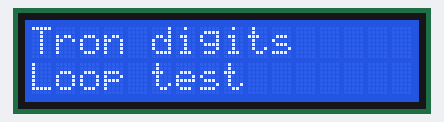
This program was run on a simulated Raspberry Pi Pico running MicroPython. Shown: 16×2 character LCD.

Above: at 0.3 s.
At 2.5 s:
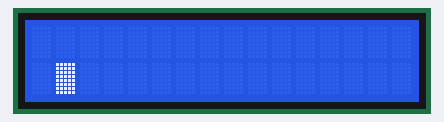
At 5.7 s:
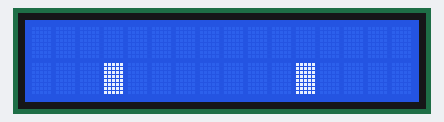
At 9.1 s:
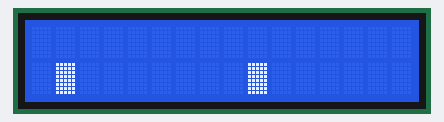

Measured:
- by itself, everything shown: repeats every 9.8 s, in 13 steps
- what the display in image 0 shows lasts 2.0 s, from 0.2 s to 2.2 s
- what the display in image 1 shows lasts 3.0 s, from 2.5 s to 5.5 s

The program:

tron_example.py
```python
# This is a test file for ToMiDevelop's tron_digits module.
#
# The wiring of the lcd is decribed in the code itself.
#
# This example file was tested on a ESP-32 C3 Super Mini board
# Just like this one: https://pl.aliexpress.com/item/1005005967641936.html?spm=a2g0o.order_detail.order_detail_item.3.282e43ceH2adQV&gatewayAdapt=glo2pol
#
# Here also this module driver is used to operate the lcd: https://github.com/open-sorcerer64/i2c-lcd-pico
#
# More information can be found in ToMiDevelop's repo:
#
# Have fun and enjoy!

# Base modules import

from machine import Pin, SoftI2C
import utime

# External modules import

from pico_i2c_lcd import I2cLcd
from tron_digits import Tron

# Giving understandable names to functional pins and pin numbers

i2c_display_sda = 5
i2c_display_scl = 6

# Inicjalizacja wyświetlacza

# Zdefiniowanie adresu i2c wyświetlacza i jego rozmiarów

i2c_addr = 0x27
i2c_rows = 2
i2c_cols = 16

# Initialisation of i2c connection and the lcd display instance

i2c = SoftI2C(sda=Pin(5), scl=Pin(6), freq=400000)
lcd = I2cLcd(i2c, i2c_addr, i2c_rows, i2c_cols)

# Initialising Tron class instance

bigNumbers = Tron(lcd)

# The line bellow should be uncommented when using the tron_gigits module for the first time
#bigNumbers.seed_eeprom()
# Comment it again after the first usage

# Initial lcd message

lcd.clear()
lcd.move_to(0,0)
lcd.putstr('Tron digits')
utime.sleep_ms(150)
lcd.move_to(0,1)
lcd.putstr('Loop test')
utime.sleep_ms(2000)

# main app loop

while True:
    # Big digits 0, 1, 2 at places 0, 2, 4
    lcd.clear()
    bigNumbers.tron_0(0)
    utime.sleep_ms(100)
    bigNumbers.tron_1(2)
    utime.sleep_ms(100)
    bigNumbers.tron_2(4)
    utime.sleep(3)
    # Big digits 3, 4, 5 at places 1, 3, 5
    lcd.clear()
    bigNumbers.tron_3(1)
    utime.sleep_ms(100)
    bigNumbers.tron_4(3)
    utime.sleep_ms(100)
    bigNumbers.tron_5(5)
    utime.sleep(3)
    # Big digits 6, 7, 8, 9 at places 0, 2, 4, 6
    lcd.clear()
    bigNumbers.tron_6(0)
    utime.sleep_ms(100)
    bigNumbers.tron_7(2)
    utime.sleep_ms(100)
    bigNumbers.tron_8(4)
    utime.sleep_ms(100)
    bigNumbers.tron_9(6)
    utime.sleep(3)
```

tron_digits.py
```python
# (licence header left out)
from tron_chars import font_tron

class Tron:
    def __init__(self, _lcd):
        self.lcd = _lcd
        self.empty = font_tron.empty
        self.full = font_tron.full
    #
    def seed_eeprom(self):
        custom_chars = [
            font_tron.c0,
            font_tron.c1,
            font_tron.c2,
            font_tron.c3,
            font_tron.c4,
            font_tron.c5,
            font_tron.c6,
            font_tron.c7
        ]
        for i, char in enumerate(custom_chars):
            self.lcd.custom_char(i, char)
    #
    def tron_0 (self, _position):
        x = 0
        if _position == 0:
            x = 0
        if _position == 1:
            x = 2
        if _position == 2:
            x = 4
        if _position == 3:
            x = 6
        if _position == 4:
            x = 8
        if _position == 5:
            x = 10
        if _position == 6:
            x = 12
        if _position == 7:
            x = 14
        self.lcd.move_to(x,0)
        self.lcd.putchar(chr(4))
        self.lcd.move_to(x+1,0)
        self.lcd.putchar(chr(2))
        self.lcd.move_to(x,1)
        self.lcd.putchar(chr(7))
        self.lcd.move_to(x+1,1)
        self.lcd.putchar(self.full)
    #
    def tron_1 (self, _position):
        x = 0
        if _position == 0:
            x = 0
        if _position == 1:
            x = 2
        if _position == 2:
            x = 4
        if _position == 3:
            x = 6
        if _position == 4:
            x = 8
        if _position == 5:
            x = 10
        if _position == 6:
            x = 12
        if _position == 7:
            x = 14
        self.lcd.move_to(x,0)
        self.lcd.putchar(self.empty)
        self.lcd.move_to(x+1,0)
        self.lcd.putchar(chr(5))
        self.lcd.move_to(x,1)
        self.lcd.putchar(self.empty)
        self.lcd.move_to(x+1,1)
        self.lcd.putchar(chr(5))
    #
    def tron_2 (self, _position):
        x = 0
        if _position == 0:
            x = 0
        if _position == 1:
            x = 2
        if _position == 2:
            x = 4
        if _position == 3:
            x = 6
        if _position == 4:
            x = 8
        if _position == 5:
            x = 10
        if _position == 6:
            x = 12
        if _position == 7:
            x = 14
        self.lcd.move_to(x,0)
        self.lcd.putchar(chr(0))
        self.lcd.move_to(x+1,0)
        self.lcd.putchar(chr(2))
        self.lcd.move_to(x,1)
        self.lcd.putchar(chr(3))
        self.lcd.move_to(x+1,1)
        self.lcd.putchar(chr(6))
    #
    def tron_3 (self, _position):
        x = 0
        if _position == 0:
            x = 0
        if _position == 1:
            x = 2
        if _position == 2:
            x = 4
        if _position == 3:
            x = 6
        if _position == 4:
            x = 8
        if _position == 5:
            x = 10
        if _position == 6:
            x = 12
        if _position == 7:
            x = 14
        self.lcd.move_to(x,0)
        self.lcd.putchar(chr(0))
        self.lcd.move_to(x+1,0)
        self.lcd.putchar(chr(2))
        self.lcd.move_to(x,1)
        self.lcd.putchar(chr(1))
        self.lcd.move_to(x+1,1)
        self.lcd.putchar(self.full)
    #
    def tron_4 (self, _position):
        x = 0
        if _position == 0:
            x = 0
        if _position == 1:
            x = 2
        if _position == 2:
            x = 4
        if _position == 3:
            x = 6
        if _position == 4:
            x = 8
        if _position == 5:
            x = 10
        if _position == 6:
            x = 12
        if _position == 7:
            x = 14
        self.lcd.move_to(x,0)
        self.lcd.putchar(chr(7))
        self.lcd.move_to(x+1,0)
        self.lcd.putchar(chr(1))
        self.lcd.move_to(x,1)
        self.lcd.putchar(self.empty)
        self.lcd.move_to(x+1,1)
        self.lcd.putchar(chr(5))
    #
    def tron_5 (self, _position):
        x = 0
        if _position == 0:
            x = 0
        if _position == 1:
            x = 2
        if _position == 2:
            x = 4
        if _position == 3:
            x = 6
        if _position == 4:
            x = 8
        if _position == 5:
            x = 10
        if _position == 6:
            x = 12
        if _position == 7:
            x = 14
        self.lcd.move_to(x,0)
        self.lcd.putchar(chr(3))
        self.lcd.move_to(x+1,0)
        self.lcd.putchar(chr(6))
        self.lcd.move_to(x,1)
        self.lcd.putchar(chr(6))
        self.lcd.move_to(x+1,1)
        self.lcd.putchar(self.full)
    #
    def tron_6 (self, _position):
        x = 0
        if _position == 0:
            x = 0
        if _position == 1:
            x = 2
        if _position == 2:
            x = 4
        if _position == 3:
            x = 6
        if _position == 4:
            x = 8
        if _position == 5:
            x = 10
        if _position == 6:
            x = 12
        if _position == 7:
            x = 14
        self.lcd.move_to(x,0)
        self.lcd.putchar(chr(3))
        self.lcd.move_to(x+1,0)
        self.lcd.putchar(chr(6))
        self.lcd.move_to(x,1)
        self.lcd.putchar(chr(3))
        self.lcd.move_to(x+1,1)
        self.lcd.putchar(self.full)
    #
    def tron_7 (self, _position):
        x = 0
        if _position == 0:
            x = 0
        if _position == 1:
            x = 2
        if _position == 2:
            x = 4
        if _position == 3:
            x = 6
        if _position == 4:
            x = 8
        if _position == 5:
            x = 10
        if _position == 6:
            x = 12
        if _position == 7:
            x = 14
        self.lcd.move_to(x,0)
        self.lcd.putchar(chr(0))
        self.lcd.move_to(x+1,0)
        self.lcd.putchar(chr(2))
        self.lcd.move_to(x,1)
        self.lcd.putchar(self.empty)
        self.lcd.move_to(x+1,1)
        self.lcd.putchar(chr(5))
    #
    def tron_8 (self, _position):
        x = 0
        if _position == 0:
            x = 0
        if _position == 1:
            x = 2
        if _position == 2:
            x = 4
        if _position == 3:
            x = 6
        if _position == 4:
            x = 8
        if _position == 5:
            x = 10
        if _position == 6:
            x = 12
        if _position == 7:
            x = 14
        self.lcd.move_to(x,0)
        self.lcd.putchar(chr(3))
        self.lcd.move_to(x+1,0)
        self.lcd.putchar(chr(2))
        self.lcd.move_to(x,1)
        self.lcd.putchar(chr(3))
        self.lcd.move_to(x+1,1)
        self.lcd.putchar(self.full)
    #
    def tron_9 (self, _position):
        x = 0
        if _position == 0:
            x = 0
        if _position == 1:
            x = 2
        if _position == 2:
            x = 4
        if _position == 3:
            x = 6
        if _position == 4:
            x = 8
        if _position == 5:
            x = 10
        if _position == 6:
            x = 12
        if _position == 7:
            x = 14
        self.lcd.move_to(x,0)
        self.lcd.putchar(chr(3))
        self.lcd.move_to(x+1,0)
        self.lcd.putchar(chr(2))
        self.lcd.move_to(x,1)
        self.lcd.putchar(self.empty)
        self.lcd.move_to(x+1,1)
        self.lcd.putchar(chr(2))
    #
```

tron_chars.py
```python
# (licence header left out)
class font_tron: # all credits to upiir: https://github.com/upiir/character_display_big_digits

    # In this set there are 2 standard character - empty and full and a set of custom ones defined
    # as bytearrays, which can be saved to the LCD's eeprom to create big digits all beeing
    # 2 x 2 characters. Bellow there is a map for ach character from 0 to 9.
    #
    # Map:
    #
    # 0
    # c4 c2
    # c7 full
    #
    # 1
    # empty c5
    # empty c5
    #
    # 2
    # c0 c2
    # c3 c6
    #
    # 3
    # c0 c2
    # c1 full
    #
    # 4
    # c7    c1
    # empty c5
    #
    # 5
    # c3 c6
    # c6 full
    #
    # 6
    # c3 c6
    # c3 full
    #
    # 7
    # c0    c2
    # empty c5
    #
    # 8
    # c3 c2
    # c3 full
    #
    # 9
    # c3    c2
    # empty c2

    empty = chr(254)
    full = chr(255)
    c0 = bytearray(
        [
            0x1f,
            0x18,
            0x00,
            0x00,
            0x00,
            0x00,
            0x00,
            0x00
        ]
    )
    c1 = bytearray(
        [
            0x00,
            0x00,
            0x00,
            0x00,
            0x00,
            0x00,
            0x18,
            0x1F
        ]
    )
    c2 = bytearray(
        [
            0x1F,
            0x03,
            0x03,
            0x03,
            0x03,
            0x03,
            0x03,
            0x03
        ]
    )
    c3 = bytearray(
        [
            0x1F,
            0x18,
            0x18,
            0x18,
            0x18,
            0x18,
            0x18,
            0x1F
        ]
    )
    c4 = bytearray(
        [
            0x1F,
            0x18,
            0x18,
            0x18,
            0x18,
            0x18,
            0x18,
            0x18
        ]
    )
    c5 = bytearray(
        [
            0x18,
            0x18,
            0x18,
            0x18,
            0x18,
            0x18,
            0x18,
            0x18
        ]
    )
    c6 = bytearray(
        [
            0x1F,
            0x00,
            0x00,
            0x00,
            0x00,
            0x00,
            0x00,
            0x1F
        ]
    )
    c7 = bytearray(
        [
            0x18,
            0x18,
            0x18,
            0x18,
            0x18,
            0x18,
            0x18,
            0x1F
        ]
    )
```
